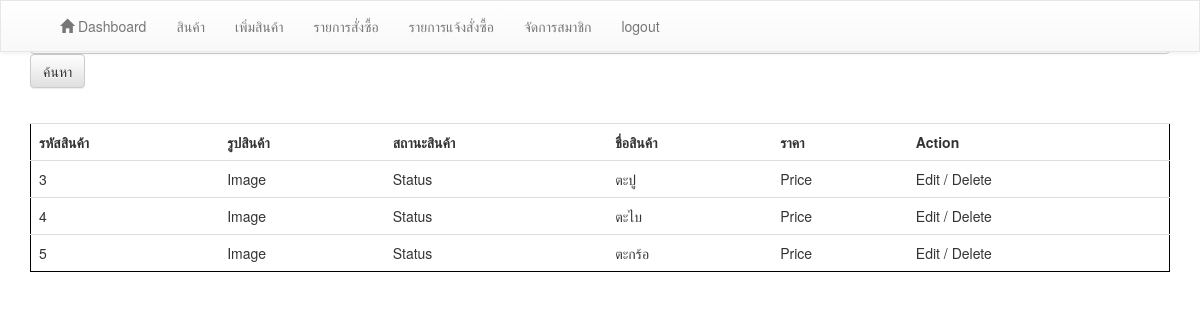
The page /backend/index.php?action=product on the database as committed earlier.
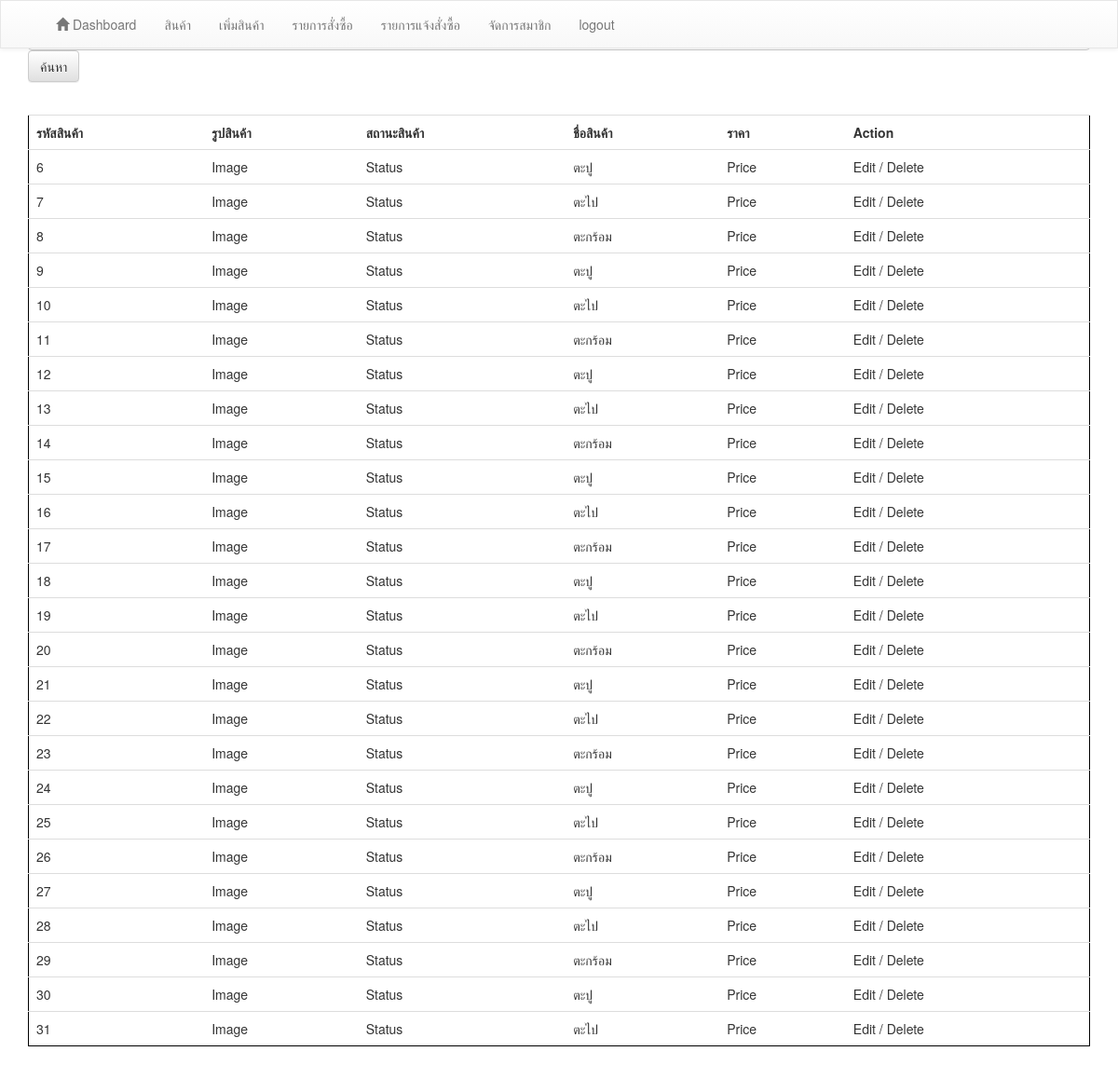
The same page on the database as committed later.
### tables this page shows
CREATE TABLE `table_product` (
  `id_product` int(10) UNSIGNED NOT NULL,
  `name_product` varchar(100) NOT NULL,
  `price_product` int(50) NOT NULL,
  `category_product` varchar(20) NOT NULL,
  `type_product` varchar(20) NOT NULL,
  `picture_product` varchar(255) NOT NULL,
  `unit_product` varchar(50) NOT NULL,
  `number_product` int(50) NOT NULL
);

### backend/product/product.php (the view, shortened to what this page needs)
<div class="container">
  Product <br>
  <div class="form-group">
  <span>  <input type="text" class="form-control" placeholder="Search">
    <button type="submit" class="btn btn-default">ค้นหา</button> </span>
  </div>
  <br>
<table class="table" style="border:1px solid black;">
  <tr>
    <th>
      รหัสสินค้า
    </th>
    <th>
      รูปสินค้า
    </th>
    <th>
      สถานะสินค้า
    </th>
    <th>
      ชื่อสินค้า
    </th>
    <th>
      ราคา
    </th>
    <th>
     Action
   </th>
  </tr>
  <?php
  $sql_select_product = 'SELECT * FROM table_product ';
  $query_select_product = $connect->query($sql_select_product);
 while ($select_product = $query_select_product->fetch_assoc()){
   ?>
  <tr>
    <td>
      <?php echo $select_product['id_product'] ?>
    </td>
    <td>
      Image
    </td>
    <td>
      Status
    </td>
    <td>
      <?php echo $select_product['name_product'] ?>
    </td>
    <td>
      Price
    </td>
    <td>
      Edit / Delete
    </td>
  </tr>
  <?php } ?>
</table>
</div>

Rows that differ between the two databases and show on the page:
removed table_product: id_product "3", name_product "ตะปู"
removed table_product: id_product "4", name_product "ตะไบ"
removed table_product: id_product "5", name_product "ตะกร้อ"
added table_product: id_product "6", name_product "ตะปู"
added table_product: id_product "7", name_product "ตะไป"
added table_product: id_product "8", name_product "ตะกร้อม"
added table_product: id_product "9", name_product "ตะปู"
added table_product: id_product "10", name_product "ตะไป"
added table_product: id_product "11", name_product "ตะกร้อม"
added table_product: id_product "12", name_product "ตะปู"
added table_product: id_product "13", name_product "ตะไป"
added table_product: id_product "14", name_product "ตะกร้อม"
added table_product: id_product "15", name_product "ตะปู"
added table_product: id_product "16", name_product "ตะไป"
added table_product: id_product "17", name_product "ตะกร้อม"
added table_product: id_product "18", name_product "ตะปู"
added table_product: id_product "19", name_product "ตะไป"
added table_product: id_product "20", name_product "ตะกร้อม"
added table_product: id_product "21", name_product "ตะปู"
added table_product: id_product "22", name_product "ตะไป"
added table_product: id_product "23", name_product "ตะกร้อม"
added table_product: id_product "24", name_product "ตะปู"
added table_product: id_product "25", name_product "ตะไป"
added table_product: id_product "26", name_product "ตะกร้อม"
added table_product: id_product "27", name_product "ตะปู"
added table_product: id_product "28", name_product "ตะไป"
added table_product: id_product "29", name_product "ตะกร้อม"
added table_product: id_product "30", name_product "ตะปู"
added table_product: id_product "31", name_product "ตะไป"
